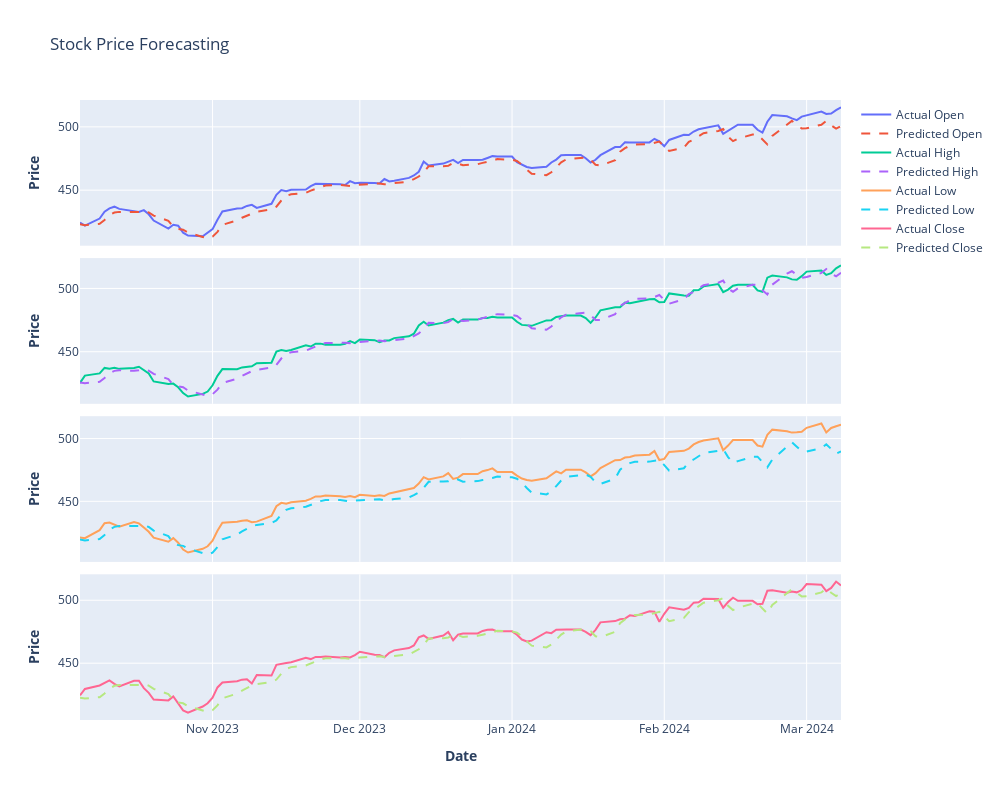

Notebook code cell kept with this figure:
### Code cell
import numpy as np
import yfinance as yf
import pandas as pd
from sklearn.preprocessing import MinMaxScaler
from sklearn.metrics import mean_absolute_error, mean_squared_error
from tensorflow.keras.models import Sequential
from tensorflow.keras.layers import LSTM, Dense
from plotly.subplots import make_subplots
import plotly.graph_objects as go

def download_stock_data(ticker, start_date, end_date):
    stock_data = yf.download(ticker, start=start_date, end=end_date)
    stock_data = stock_data.sort_index().asfreq('B', method='ffill')
    stock_data.index = pd.to_datetime(stock_data.index)
    return stock_data

# def scale_data(data):
#     scaler = MinMaxScaler()
#     scaled_data = scaler.fit_transform(data)
#     return scaler, scaled_data
def scale_data(data, feature_names):
    scaler = MinMaxScaler()
    # Convert the data to a DataFrame to ensure feature names are used
    data_df = pd.DataFrame(data, columns=feature_names)
    scaled_data = scaler.fit_transform(data_df)
    return scaler, scaled_data


def create_sequences(data, seq_length):
    xs, ys = [], []
    for i in range(len(data) - seq_length):
        xs.append(data[i:(i + seq_length)])
        ys.append(data[i + seq_length])
    return np.array(xs), np.array(ys)

def build_and_train_model(X_train, y_train, seq_length, num_features, epochs, batch_size):
    model = Sequential([
        LSTM(50, activation='relu', return_sequences=True, input_shape=(seq_length, num_features)),
        LSTM(50, activation='relu'),
        Dense(num_features)
    ])
    model.compile(optimizer='adam', loss='mse')
    model.fit(X_train, y_train, epochs=epochs, batch_size=batch_size, verbose=0)
    return model

def calculate_metrics(y_true, y_pred):
    mae = mean_absolute_error(y_true, y_pred)
    mse = mean_squared_error(y_true, y_pred)
    rmse = np.sqrt(mse)
    return mae, mse, rmse

def plot_forecasts(stock_data, predicted_values, y_test, seq_length, split_idx, scaler):
    dates = stock_data.index[split_idx + seq_length:]
    predicted_prices = scaler.inverse_transform(predicted_values)
    actual_prices = scaler.inverse_transform(y_test)

    fig = make_subplots(rows=4, cols=1, shared_xaxes=True, vertical_spacing=0.02)
    feature_names = ['Open', 'High', 'Low', 'Close']

    for i, feature in enumerate(feature_names):
        fig.add_trace(go.Scatter(x=dates, y=actual_prices[:, i], mode='lines', name=f'Actual {feature}'), row=i+1, col=1)
        fig.add_trace(go.Scatter(x=dates, y=predicted_prices[:, i], mode='lines', name=f'Predicted {feature}', line=dict(dash='dash')), row=i+1, col=1)

    fig.update_layout(height=800, width=1000, title_text="Stock Price Forecasting")
    fig.update_yaxes(title_text="<b>Price</b>")
    fig.update_xaxes(title_text="<b>Date</b>", row=4, col=1)
    fig.update_layout(xaxis_rangeslider_visible=False)
    fig.show()

def forecast_and_plot(stock_data, features, seq_length):
#     scaler, scaled_data = scale_data(stock_data[features].values)
    scaler, scaled_data = scale_data(stock_data[features].values, features)
    X, y = create_sequences(scaled_data, seq_length)
    split_idx = int(len(X) * 0.8)
    X_train, y_train = X[:split_idx], y[:split_idx]
    X_test, y_test = X[split_idx:], y[split_idx:]

    X_train = X_train.reshape((X_train.shape[0], X_train.shape[1], len(features)))
    X_test = X_test.reshape((X_test.shape[0], X_test.shape[1], len(features)))
    
    model = build_and_train_model(X_train, y_train, seq_length, len(features), epochs=50, batch_size=32)
    predicted_values = model.predict(X_test)
    mae, mse, rmse = calculate_metrics(scaler.inverse_transform(y_test), scaler.inverse_transform(predicted_values))
    
    print(f"MAE: {mae}, MSE: {mse}, RMSE: {rmse}")
    plot_forecasts(stock_data, predicted_values, y_test, seq_length, split_idx, scaler)

# Parameters and usage
ticker = 'SPY'
features = ['Open', 'High', 'Low', 'Close']
start_date = '2022-01-01'
end_date = '2024-03-11'
seq_length = 10

stock_data = download_stock_data(ticker, start_date, end_date)
forecast_and_plot(stock_data, features, seq_length)
